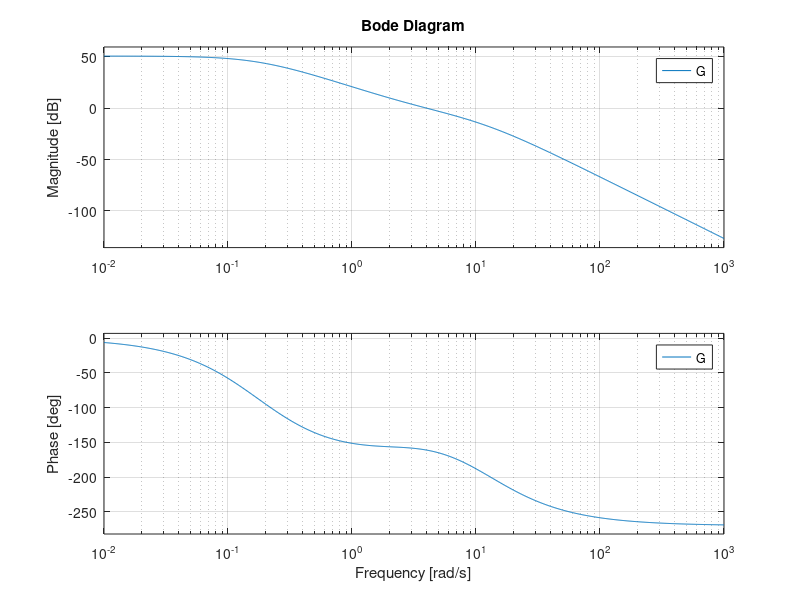

Source code (MATLAB):
% complex conjugate poles
% omega = 10;
% seta = 0.1;
K = 91.32;
% K = 1;

num = K*5*[1 3];
den =  conv([1 10 2], [1 13 2]);

G = tf(num, den);
% subplot(121);

[gain, phase] = bode(G, 4)
bode(G); grid on; 

% complex conjugate zeroes
% omega = 10;
% seta = 0.1;
% 
% num = [1 2*omega*seta omega^2];
% den = [0 1];
% 
% G = tf(num, den);
% subplot(122)
% bode(G); grid on; hold on;